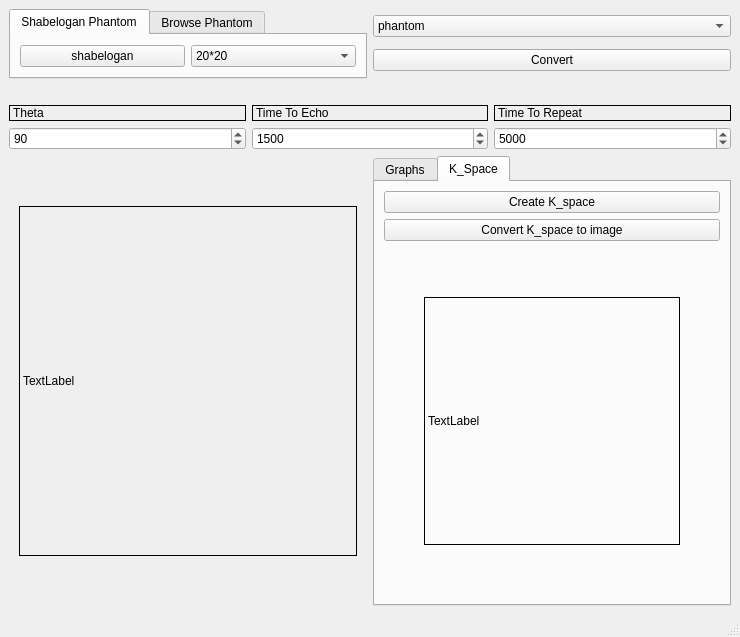
<?xml version="1.0" encoding="UTF-8"?>
<ui version="4.0">
 <class>MainWindow</class>
 <widget class="QMainWindow" name="MainWindow">
  <property name="geometry">
   <rect>
    <x>0</x>
    <y>0</y>
    <width>740</width>
    <height>637</height>
   </rect>
  </property>
  <property name="windowTitle">
   <string>MainWindow</string>
  </property>
  <widget class="QWidget" name="centralwidget">
   <layout class="QGridLayout" name="gridLayout_2">
    <item row="1" column="0">
     <layout class="QHBoxLayout" name="horizontalLayout_2">
      <item>
       <layout class="QHBoxLayout" name="horizontalLayout_5">
        <item>
         <layout class="QGridLayout" name="gridLayout">
          <item row="1" column="1">
           <widget class="QLabel" name="lbl_phantom">
            <property name="enabled">
             <bool>true</bool>
            </property>
            <property name="sizePolicy">
             <sizepolicy hsizetype="Preferred" vsizetype="Preferred">
              <horstretch>0</horstretch>
              <verstretch>0</verstretch>
             </sizepolicy>
            </property>
            <property name="minimumSize">
             <size>
              <width>10</width>
              <height>10</height>
             </size>
            </property>
            <property name="cursor">
             <cursorShape>SizeAllCursor</cursorShape>
            </property>
            <property name="autoFillBackground">
             <bool>false</bool>
            </property>
            <property name="frameShape">
             <enum>QFrame::Box</enum>
            </property>
            <property name="text">
             <string>TextLabel</string>
            </property>
            <property name="scaledContents">
             <bool>true</bool>
            </property>
            <property name="margin">
             <number>10</number>
            </property>
           </widget>
          </item>
          <item row="1" column="2">
           <spacer name="horizontalSpacer_2">
            <property name="orientation">
             <enum>Qt::Horizontal</enum>
            </property>
            <property name="sizeType">
             <enum>QSizePolicy::Preferred</enum>
            </property>
            <property name="sizeHint" stdset="0">
             <size>
              <width>10</width>
              <height>20</height>
             </size>
            </property>
           </spacer>
          </item>
          <item row="0" column="1">
           <spacer name="verticalSpacer_2">
            <property name="orientation">
             <enum>Qt::Vertical</enum>
            </property>
            <property name="sizeType">
             <enum>QSizePolicy::Preferred</enum>
            </property>
            <property name="sizeHint" stdset="0">
             <size>
              <width>20</width>
              <height>50</height>
             </size>
            </property>
           </spacer>
          </item>
          <item row="2" column="1">
           <spacer name="verticalSpacer">
            <property name="orientation">
             <enum>Qt::Vertical</enum>
            </property>
            <property name="sizeType">
             <enum>QSizePolicy::Preferred</enum>
            </property>
            <property name="sizeHint" stdset="0">
             <size>
              <width>20</width>
              <height>50</height>
             </size>
            </property>
           </spacer>
          </item>
          <item row="1" column="0">
           <spacer name="horizontalSpacer">
            <property name="orientation">
             <enum>Qt::Horizontal</enum>
            </property>
            <property name="sizeType">
             <enum>QSizePolicy::Preferred</enum>
            </property>
            <property name="sizeHint" stdset="0">
             <size>
              <width>10</width>
              <height>20</height>
             </size>
            </property>
           </spacer>
          </item>
         </layout>
        </item>
        <item>
         <layout class="QGridLayout" name="gridLayout_5">
          <item row="0" column="0">
           <widget class="QTabWidget" name="tabWidget">
            <property name="sizePolicy">
             <sizepolicy hsizetype="Preferred" vsizetype="Preferred">
              <horstretch>0</horstretch>
              <verstretch>0</verstretch>
             </sizepolicy>
            </property>
            <property name="currentIndex">
             <number>1</number>
            </property>
            <widget class="QWidget" name="tab_15">
             <attribute name="title">
              <string>Graphs</string>
             </attribute>
             <layout class="QHBoxLayout" name="horizontalLayout_11">
              <item>
               <layout class="QVBoxLayout" name="verticalLayout_6">
                <item>
                 <widget class="PlotWidget" name="graphicsView_2"/>
                </item>
                <item>
                 <widget class="PlotWidget" name="graphicsView_3"/>
                </item>
               </layout>
              </item>
             </layout>
            </widget>
            <widget class="QWidget" name="tab_16">
             <attribute name="title">
              <string>K_Space</string>
             </attribute>
             <layout class="QHBoxLayout" name="horizontalLayout_12">
              <item>
               <layout class="QVBoxLayout" name="verticalLayout_3">
                <item>
                 <layout class="QHBoxLayout" name="horizontalLayout">
                  <item>
                   <widget class="QPushButton" name="kspace">
                    <property name="text">
                     <string>Create K_space</string>
                    </property>
                   </widget>
                  </item>
                 </layout>
                </item>
                <item>
                 <layout class="QVBoxLayout" name="verticalLayout_8">
                  <item>
                   <widget class="QPushButton" name="pushButton">
                    <property name="text">
                     <string>Convert K_space to image</string>
                    </property>
                   </widget>
                  </item>
                 </layout>
                </item>
                <item>
                 <layout class="QGridLayout" name="gridLayout_9">
                  <item row="1" column="1">
                   <widget class="QLabel" name="lbl_kspace">
                    <property name="enabled">
                     <bool>true</bool>
                    </property>
                    <property name="sizePolicy">
                     <sizepolicy hsizetype="Preferred" vsizetype="Preferred">
                      <horstretch>0</horstretch>
                      <verstretch>0</verstretch>
                     </sizepolicy>
                    </property>
                    <property name="cursor">
                     <cursorShape>SizeAllCursor</cursorShape>
                    </property>
                    <property name="autoFillBackground">
                     <bool>false</bool>
                    </property>
                    <property name="frameShape">
                     <enum>QFrame::Box</enum>
                    </property>
                    <property name="text">
                     <string>TextLabel</string>
                    </property>
                    <property name="scaledContents">
                     <bool>true</bool>
                    </property>
                    <property name="margin">
                     <number>10</number>
                    </property>
                   </widget>
                  </item>
                  <item row="1" column="2">
                   <spacer name="horizontalSpacer_9">
                    <property name="orientation">
                     <enum>Qt::Horizontal</enum>
                    </property>
                    <property name="sizeType">
                     <enum>QSizePolicy::Preferred</enum>
                    </property>
                    <property name="sizeHint" stdset="0">
                     <size>
                      <width>40</width>
                      <height>15</height>
                     </size>
                    </property>
                   </spacer>
                  </item>
                  <item row="1" column="0">
                   <spacer name="horizontalSpacer_10">
                    <property name="orientation">
                     <enum>Qt::Horizontal</enum>
                    </property>
                    <property name="sizeType">
                     <enum>QSizePolicy::Preferred</enum>
                    </property>
                    <property name="sizeHint" stdset="0">
                     <size>
                      <width>40</width>
                      <height>15</height>
                     </size>
                    </property>
                   </spacer>
                  </item>
                  <item row="0" column="1">
                   <spacer name="verticalSpacer_10">
                    <property name="orientation">
                     <enum>Qt::Vertical</enum>
                    </property>
                    <property name="sizeType">
                     <enum>QSizePolicy::Preferred</enum>
                    </property>
                    <property name="sizeHint" stdset="0">
                     <size>
                      <width>20</width>
                      <height>50</height>
                     </size>
                    </property>
                   </spacer>
                  </item>
                  <item row="2" column="1">
                   <spacer name="verticalSpacer_9">
                    <property name="orientation">
                     <enum>Qt::Vertical</enum>
                    </property>
                    <property name="sizeType">
                     <enum>QSizePolicy::Preferred</enum>
                    </property>
                    <property name="sizeHint" stdset="0">
                     <size>
                      <width>20</width>
                      <height>50</height>
                     </size>
                    </property>
                   </spacer>
                  </item>
                 </layout>
                </item>
               </layout>
              </item>
             </layout>
            </widget>
           </widget>
          </item>
         </layout>
        </item>
       </layout>
      </item>
     </layout>
    </item>
    <item row="0" column="0">
     <layout class="QVBoxLayout" name="verticalLayout_2">
      <item>
       <layout class="QHBoxLayout" name="horizontalLayout_3">
        <item>
         <layout class="QHBoxLayout" name="horizontalLayout_8">
          <item>
           <widget class="QTabWidget" name="tabWidget_2">
            <property name="sizePolicy">
             <sizepolicy hsizetype="Preferred" vsizetype="Fixed">
              <horstretch>0</horstretch>
              <verstretch>0</verstretch>
             </sizepolicy>
            </property>
            <property name="currentIndex">
             <number>0</number>
            </property>
            <widget class="QWidget" name="tab">
             <attribute name="title">
              <string>Shabelogan Phantom</string>
             </attribute>
             <layout class="QHBoxLayout" name="horizontalLayout_4">
              <item>
               <widget class="QPushButton" name="btn_logan_2">
                <property name="text">
                 <string>shabelogan</string>
                </property>
               </widget>
              </item>
              <item>
               <widget class="QComboBox" name="CBox_size_2">
                <item>
                 <property name="text">
                  <string>20*20</string>
                 </property>
                </item>
                <item>
                 <property name="text">
                  <string>32*32</string>
                 </property>
                </item>
                <item>
                 <property name="text">
                  <string>64*64</string>
                 </property>
                </item>
                <item>
                 <property name="text">
                  <string>128*128</string>
                 </property>
                </item>
                <item>
                 <property name="text">
                  <string>256*256</string>
                 </property>
                </item>
                <item>
                 <property name="text">
                  <string>512*512</string>
                 </property>
                </item>
               </widget>
              </item>
             </layout>
            </widget>
            <widget class="QWidget" name="tab_2">
             <attribute name="title">
              <string>Browse Phantom</string>
             </attribute>
             <layout class="QHBoxLayout" name="horizontalLayout_6">
              <item>
               <widget class="QPushButton" name="btn_browse_2">
                <property name="text">
                 <string>browse</string>
                </property>
               </widget>
              </item>
             </layout>
            </widget>
           </widget>
          </item>
         </layout>
        </item>
        <item>
         <layout class="QVBoxLayout" name="verticalLayout_5">
          <item>
           <widget class="QComboBox" name="comboBox_2">
            <item>
             <property name="text">
              <string>phantom</string>
             </property>
            </item>
            <item>
             <property name="text">
              <string>T1 effect</string>
             </property>
            </item>
            <item>
             <property name="text">
              <string>T2 effect</string>
             </property>
            </item>
           </widget>
          </item>
          <item>
           <widget class="QPushButton" name="btn_convert">
            <property name="text">
             <string>Convert</string>
            </property>
           </widget>
          </item>
         </layout>
        </item>
       </layout>
      </item>
      <item>
       <spacer name="verticalSpacer_3">
        <property name="orientation">
         <enum>Qt::Vertical</enum>
        </property>
        <property name="sizeType">
         <enum>QSizePolicy::Fixed</enum>
        </property>
        <property name="sizeHint" stdset="0">
         <size>
          <width>20</width>
          <height>20</height>
         </size>
        </property>
       </spacer>
      </item>
      <item>
       <layout class="QHBoxLayout" name="horizontalLayout_9">
        <item>
         <widget class="QLabel" name="label">
          <property name="sizePolicy">
           <sizepolicy hsizetype="Preferred" vsizetype="Fixed">
            <horstretch>0</horstretch>
            <verstretch>0</verstretch>
           </sizepolicy>
          </property>
          <property name="frameShape">
           <enum>QFrame::Box</enum>
          </property>
          <property name="text">
           <string>Theta</string>
          </property>
         </widget>
        </item>
        <item>
         <widget class="QLabel" name="label_2">
          <property name="sizePolicy">
           <sizepolicy hsizetype="Preferred" vsizetype="Fixed">
            <horstretch>0</horstretch>
            <verstretch>0</verstretch>
           </sizepolicy>
          </property>
          <property name="frameShape">
           <enum>QFrame::Box</enum>
          </property>
          <property name="text">
           <string>Time To Echo</string>
          </property>
         </widget>
        </item>
        <item>
         <widget class="QLabel" name="label_3">
          <property name="sizePolicy">
           <sizepolicy hsizetype="Preferred" vsizetype="Fixed">
            <horstretch>0</horstretch>
            <verstretch>0</verstretch>
           </sizepolicy>
          </property>
          <property name="frameShape">
           <enum>QFrame::Box</enum>
          </property>
          <property name="text">
           <string>Time To Repeat</string>
          </property>
         </widget>
        </item>
       </layout>
      </item>
      <item>
       <layout class="QVBoxLayout" name="verticalLayout_12">
        <item>
         <layout class="QHBoxLayout" name="horizontalLayout_10">
          <item>
           <widget class="QSpinBox" name="SP_theta">
            <property name="maximum">
             <number>390</number>
            </property>
            <property name="value">
             <number>90</number>
            </property>
           </widget>
          </item>
          <item>
           <widget class="QSpinBox" name="SP_TE">
            <property name="maximum">
             <number>1000000</number>
            </property>
            <property name="singleStep">
             <number>10</number>
            </property>
            <property name="value">
             <number>1500</number>
            </property>
           </widget>
          </item>
          <item>
           <widget class="QSpinBox" name="SP_TR">
            <property name="maximum">
             <number>100000000</number>
            </property>
            <property name="singleStep">
             <number>10</number>
            </property>
            <property name="value">
             <number>5000</number>
            </property>
           </widget>
          </item>
         </layout>
        </item>
       </layout>
      </item>
     </layout>
    </item>
   </layout>
  </widget>
  <widget class="QMenuBar" name="menubar">
   <property name="geometry">
    <rect>
     <x>0</x>
     <y>0</y>
     <width>740</width>
     <height>21</height>
    </rect>
   </property>
  </widget>
  <widget class="QStatusBar" name="statusbar"/>
 </widget>
 <customwidgets>
  <customwidget>
   <class>PlotWidget</class>
   <extends>QGraphicsView</extends>
   <header location="global">pyqtgraph</header>
  </customwidget>
 </customwidgets>
 <resources/>
 <connections/>
</ui>
